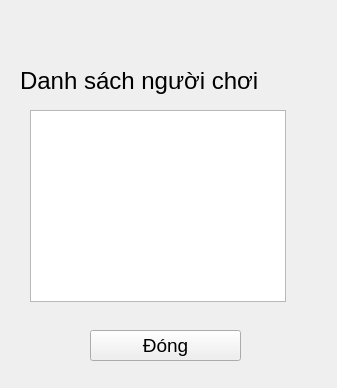
<?xml version="1.0" encoding="UTF-8"?>
<ui version="4.0">
 <class>DanhSachNguoiChoi</class>
 <widget class="QWidget" name="DanhSachNguoiChoi">
  <property name="geometry">
   <rect>
    <x>0</x>
    <y>0</y>
    <width>337</width>
    <height>388</height>
   </rect>
  </property>
  <property name="windowTitle">
   <string>Form</string>
  </property>
  <widget class="QLabel" name="label">
   <property name="geometry">
    <rect>
     <x>20</x>
     <y>50</y>
     <width>291</width>
     <height>61</height>
    </rect>
   </property>
   <property name="font">
    <font>
     <pointsize>18</pointsize>
    </font>
   </property>
   <property name="text">
    <string>Danh sách người chơi</string>
   </property>
  </widget>
  <widget class="QPushButton" name="pushButton">
   <property name="geometry">
    <rect>
     <x>90</x>
     <y>330</y>
     <width>151</width>
     <height>31</height>
    </rect>
   </property>
   <property name="font">
    <font>
     <pointsize>14</pointsize>
    </font>
   </property>
   <property name="text">
    <string>Đóng</string>
   </property>
  </widget>
  <widget class="QListView" name="listView">
   <property name="geometry">
    <rect>
     <x>30</x>
     <y>110</y>
     <width>256</width>
     <height>192</height>
    </rect>
   </property>
  </widget>
 </widget>
 <resources/>
 <connections/>
</ui>
